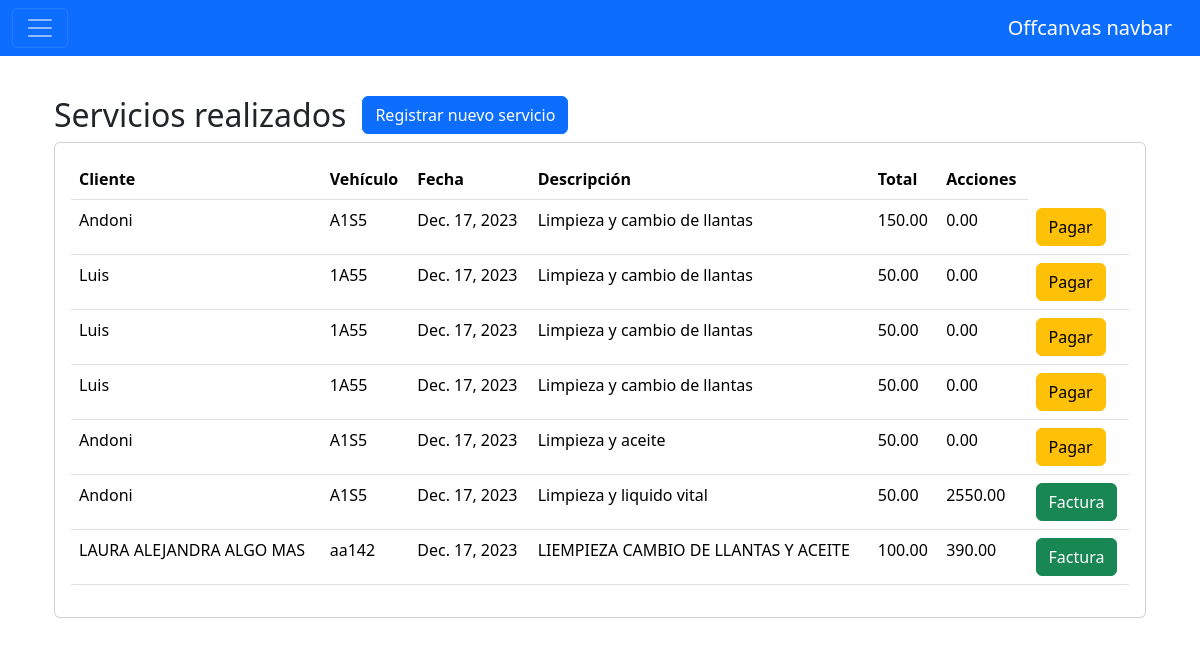
The page /administracion/servicios/ on the database its author committed.
### administracion/models.py (models this page shows, shortened)
class Servicio(models.Model):
    vehiculo = models.ForeignKey(Vehiculo, on_delete=models.CASCADE)
    fecha = models.DateField(auto_now_add=True)
    descripcion = models.CharField(max_length=200)
    precio = models.DecimalField(max_digits=6, decimal_places=2)
    pagado = models.BooleanField(default=False)
    total = models.DecimalField(max_digits=6, decimal_places=2)
    productos = models.ManyToManyField(Producto, through='ServicioProducto')

class Vehiculo(models.Model):
    cliente = models.ForeignKey(Cliente, on_delete=models.CASCADE)
    marca = models.CharField(max_length=200)
    modelo = models.CharField(max_length=200)
    placa = models.CharField(max_length=7)

class Cliente(models.Model):
    nombre = models.CharField(max_length=200)
    ci = models.CharField(max_length=20)
    telefono = models.CharField(max_length=20)
    direccion = models.CharField(max_length=200)
    email = models.EmailField()

### administracion/views.py (the view)
# urls.py: path('servicios/', views.ServicioListView.as_view(), name='servicios'),
class ServicioListView(ListView):
    model = Servicio
    template_name = 'administracion/servicios/list.html'
    context_object_name = 'servicios'

### administracion/templates/administracion/servicios/list.html (shortened to what this page needs)
{% extends "administracion/base/base.html" %}
{% block content %}
    <div class="container-fluid">
        <div class="d-flex gap-3 aling-items-center">
            <h2>Servicios realizados</h2>
            <div>
                <a href="{% url 'administracion:crear_servicio' %}" class="btn btn-primary">Registrar nuevo servicio</a>
            </div>
        </div>
        <div class="card">
            <div class="card-body table-responsive">
                <div class="row">
                    <div class="col-12">
                        <table class="table">
                            <thead>
                                <tr>
                                    <th>Cliente</th>
                                    <th>Vehículo</th>
                                    <th>Fecha</th>
                                    <th>Descripción</th>
                                    <th>Total</th>
                                    <th>Acciones</th>
                                </tr>
                            </thead>
                            <tbody>
                                {% for servicio in servicios %}
                                    <tr>
                                        <td>{{ servicio.vehiculo.cliente.nombre }}</td>
                                        <td>{{ servicio.vehiculo.placa }}</td>
                                        <td>{{ servicio.fecha }}</td>
                                        <td>{{ servicio.descripcion }}</td>
                                        <td>{{ servicio.precio }}</td>
                                        <td>{{ servicio.total }}</td>
                                        <td>
                                            {% if servicio.pagado %}
                                                <a href="{% url "administracion:servicio_factura" servicio.id %}" class="btn btn-success" target="_blank">Factura</a>
                                            {% else %}
                                                <a href="{% url "administracion:crear_pago" servicio.id %}" class="btn btn-warning" >Pagar</a>
                                            {% endif %}
                                        </td>
                                    </tr>
                                {% endfor %}
                            </tbody>
                        </table>
                    </div>
                </div>
            </div>
        </div>
    </div>
{% endblock %}

### rows shown on the page
Servicio: vehiculo.cliente.nombre "Andoni", vehiculo.placa "A1S5", fecha "Dec. 17, 2023", descripcion "Limpieza y cambio de llantas", precio "150.00", total "0.00", pagado "Pagar"
Servicio: vehiculo.cliente.nombre "Luis", vehiculo.placa "1A55", fecha "Dec. 17, 2023", descripcion "Limpieza y cambio de llantas", precio "50.00", total "0.00", pagado "Pagar"
Servicio: vehiculo.cliente.nombre "Luis", vehiculo.placa "1A55", fecha "Dec. 17, 2023", descripcion "Limpieza y cambio de llantas", precio "50.00", total "0.00", pagado "Pagar"
Servicio: vehiculo.cliente.nombre "Luis", vehiculo.placa "1A55", fecha "Dec. 17, 2023", descripcion "Limpieza y cambio de llantas", precio "50.00", total "0.00", pagado "Pagar"
Servicio: vehiculo.cliente.nombre "Andoni", vehiculo.placa "A1S5", fecha "Dec. 17, 2023", descripcion "Limpieza y aceite", precio "50.00", total "0.00", pagado "Pagar"
Servicio: vehiculo.cliente.nombre "Andoni", vehiculo.placa "A1S5", fecha "Dec. 17, 2023", descripcion "Limpieza y liquido vital", precio "50.00", total "2550.00", pagado "Factura"
Servicio: vehiculo.cliente.nombre "LAURA ALEJANDRA ALGO MAS", vehiculo.placa "aa142", fecha "Dec. 17, 2023", descripcion "LIEMPIEZA CAMBIO DE LLANTAS Y ACEITE", precio "100.00", total "390.00", pagado "Factura"
